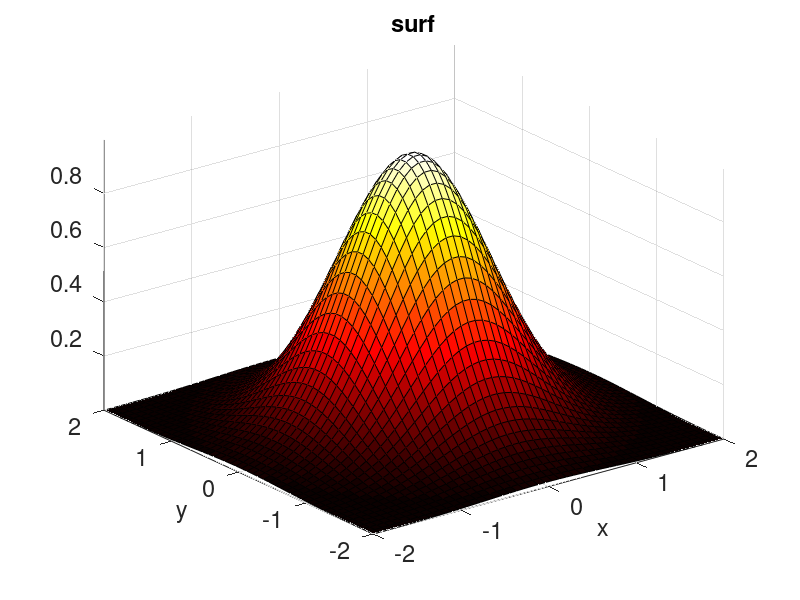
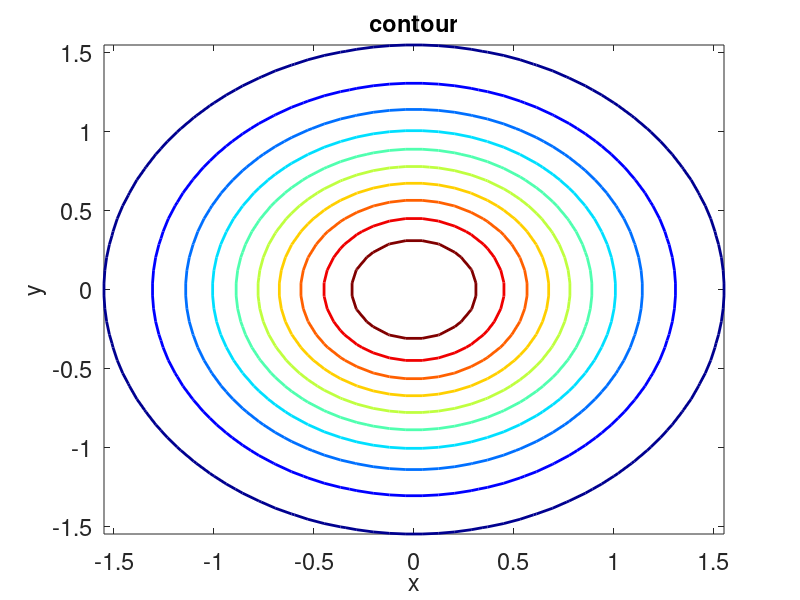

Write the MATLAB code that produced these figures, in order.
close all
clc
clear all

% make the mesh
N=50;
xmin=-2;
xmax=2;
ymin=xmin;
ymax=xmax;
x=linspace(xmin,xmax,N);
y=linspace(ymin,ymax,N);
[X, Y]=meshgrid(x,y);

Z=exp(-X.^2-Y.^2);

figure('Position',[30,400,600,400]);
surf(X,Y,Z);
axis tight
set(gca,'FontSize',17);
colormap Hot
% colormap Cool
% colormap Cool works as well
% colormap Gray
title('surf','FontSize',17);
xlabel('x','FontSize',17);
ylabel('y','FontSize',17);

figure('Position',[750,400,600,400]);
contour(X,Y,Z,10,'LineWidth',2);
axis tight
set(gca,'FontSize',17);
% colormap Hot
% colormap Cool
% colormap Cool works as well
colormap jet
title('contour','FontSize',17);
xlabel('x','FontSize',17);
ylabel('y','FontSize',17);
